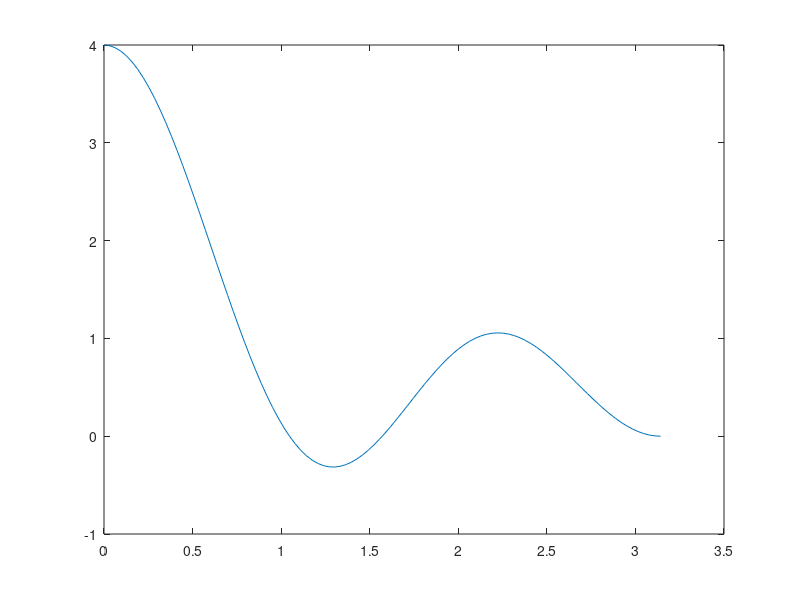

Recreate this plot in MATLAB.
%% Program 1
% This program computes the dtft of the signal and plots it

clear all;
clc;

signal = [1 1 1 1];

len = length(signal);

%%%%%%% Part a %%%%%%%%%%% 


omega = linspace(0,pi,100);
X = zeros(size(omega));

for i = 1:length(omega)
    X(i) = 0;
    for k=1:len
        X(i) = X(i) + signal(k)*exp(-1i*omega(i)*(k-1));
    end
end

plot(omega,X);


%%%%%%% Part b %%%%%%%%%%%
figure(2)



N = 4;
x = signal;
L = length(x);

if N>L
    x = [x zeros(1,N-1)];
elseif N<L
    x = x(1:N);
end

w = exp(-j*2*pi/N);

n = 0:1:N-1;

k = 0:1:N-1;

nk = n'*k;

W = w.^nk;

disp('N-point DFT');

X = x*W


